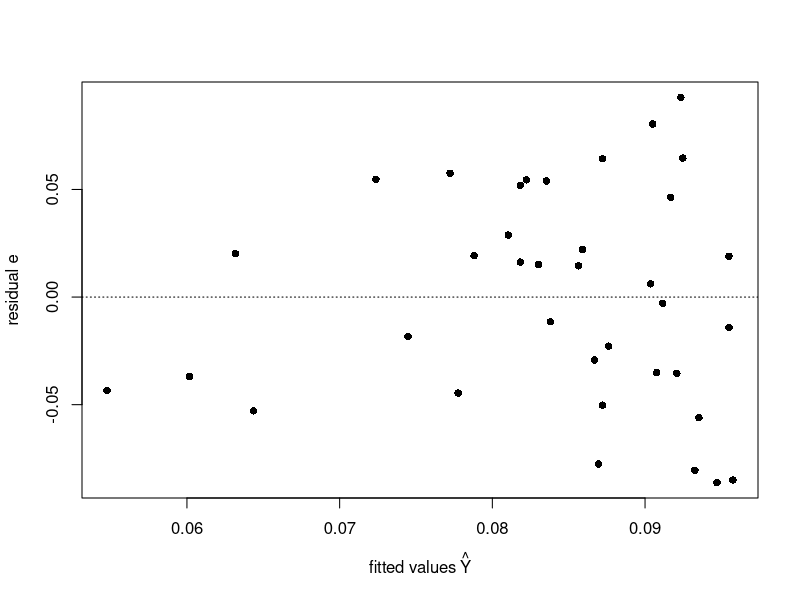
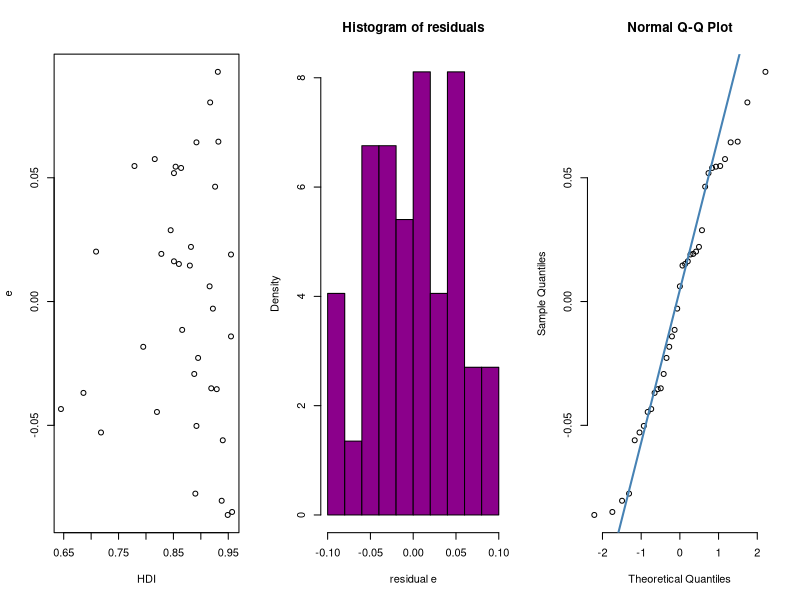
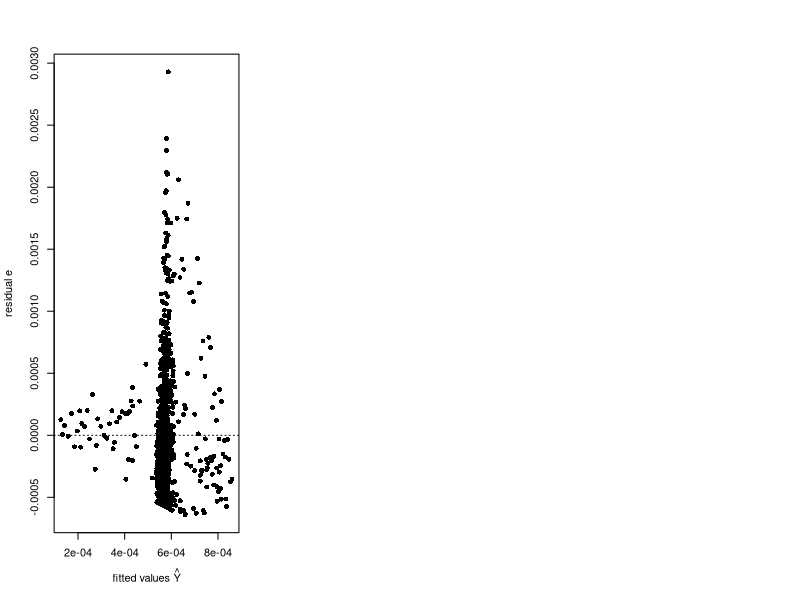
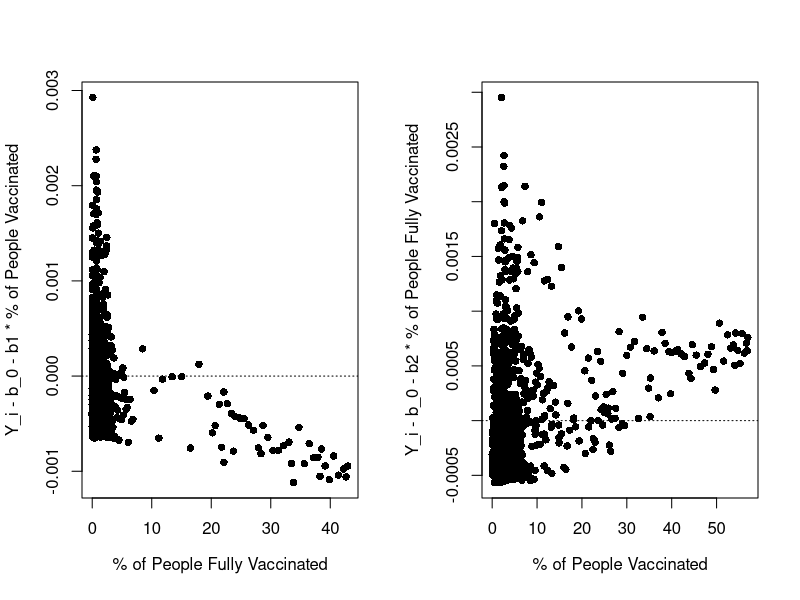
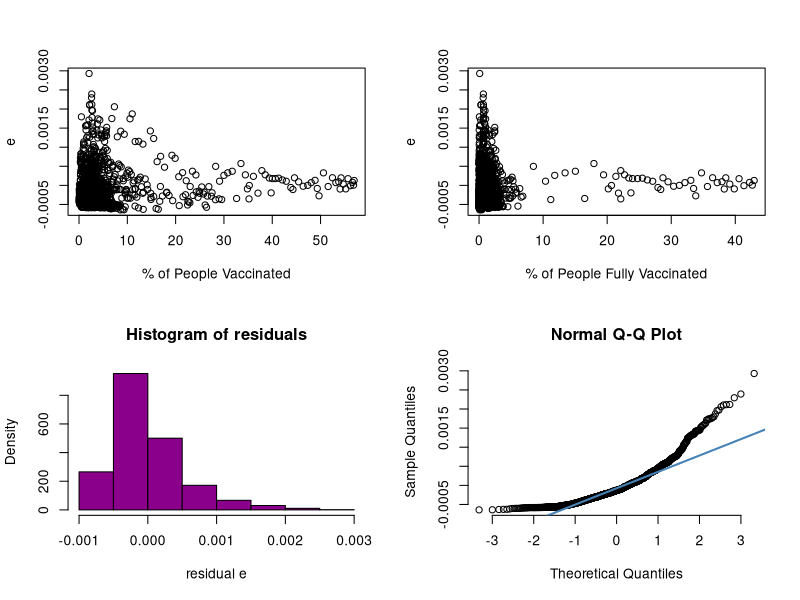
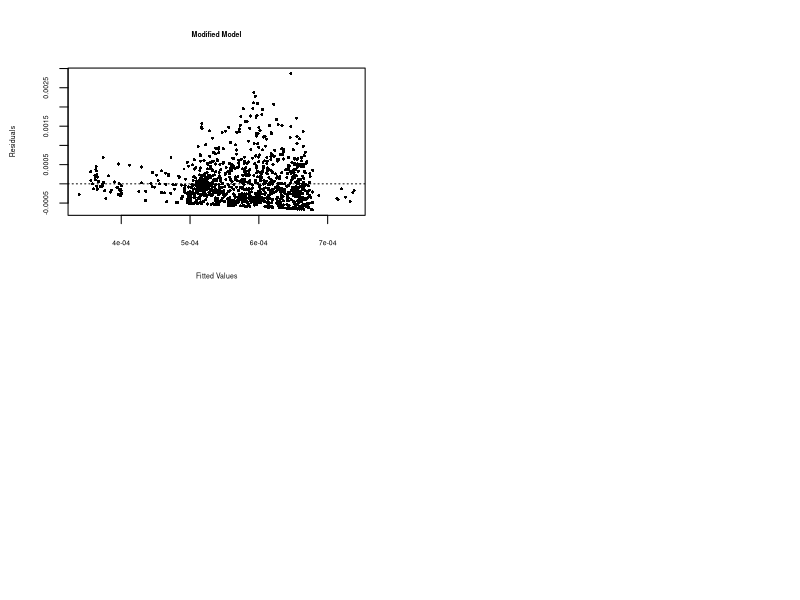
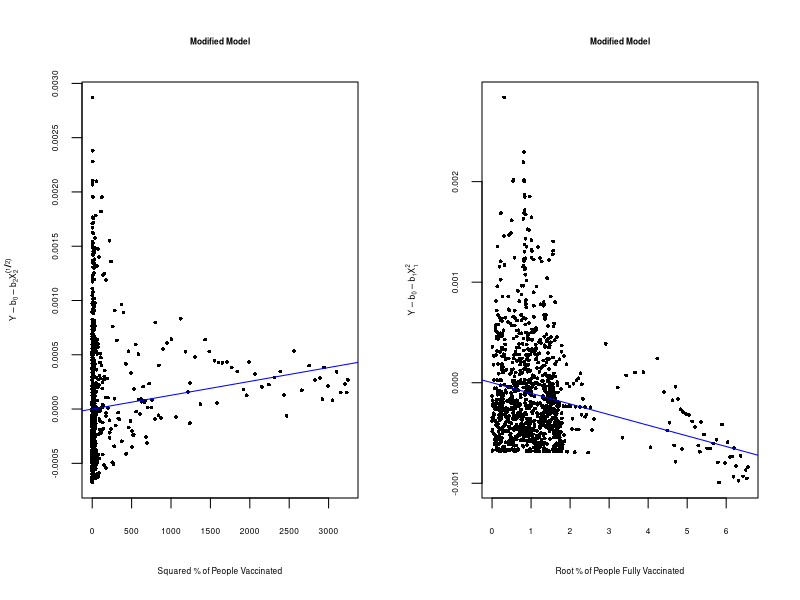
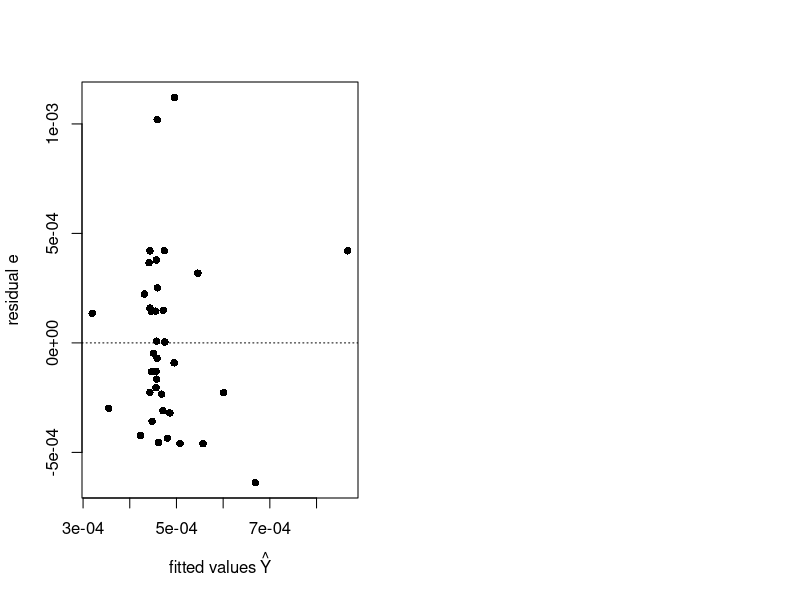

Recreate these plots in R, in order.
## ---- chunk 1
knitr::opts_chunk$set(echo = TRUE)
## ---- chunk 2
covid <- read.csv(file = 'covid.csv')
## ---- chunk 3

covid_new = read.csv(file='covid_new.csv')

agg_pop_death_percentage = aggregate(
    x = covid_new$percentage_total_deaths, 
    by = list(covid_new$location), 
    FUN = mean
  )

agg_hdi = aggregate(
    x = covid_new$human_development_index, 
    by = list(covid_new$location), 
    FUN = mean
  )
## ---- chunk 4

pop_death_per_country <- agg_pop_death_percentage$x
hdi <- agg_hdi$x

linmod <- lm(pop_death_per_country~hdi)
b0 <- linmod$coef[1]
b1 <- linmod$coef[2]

Yhat <- linmod$fitted.values
e <- resid(linmod)
plot(Yhat,e, xlab = expression('fitted values' ~ hat(Y)),ylab="residual e", pch = 16)
abline(h = 0, lty = 3)
## ---- chunk 5
e <- resid(linmod)
par(mfrow=c(1,3))
plot(hdi, e, xlab="HDI")
hist(e, main="Histogram of residuals", xlab="residual e", col="darkmagenta", freq=FALSE)
qqnorm(e, pch = 1, frame = FALSE)
qqline(e, col = "steelblue", lwd = 2)
## ---- chunk 6
linmod2 <- lm(covid_new$perecentage_new_deaths ~ covid_new$percentage_vaccinated + covid_new$percentage_fully_vaccinated)
b0 <- linmod2$coef[1]
b1 <- linmod2$coef[2]
b2 <- linmod2$coef[3]

Yhat <- linmod2$fitted.values
e <- resid(linmod2)
plot(Yhat,e, xlab = expression('fitted values' ~ hat(Y)),ylab="residual e", pch = 16)
abline(h = 0, lty = 3)
## ---- chunk 7
Y1 <- covid_new$perecentage_new_deaths - b0 - b1*covid_new$percentage_vaccinated
e <- resid(linmod2)
par(mfrow=c(1,2))
plot(covid_new$percentage_fully_vaccinated,Y1, xlab = expression('% of People Fully Vaccinated'),ylab='Y_i - b_0 - b1 * % of People Vaccinated', pch = 16)
abline(h = 0, lty = 3)
Y2 <- covid_new$perecentage_new_deaths - b0 - b2*covid_new$percentage_fully_vaccinated
plot(covid_new$percentage_vaccinated, Y2, xlab = expression('% of People Vaccinated'),ylab='Y_i - b_0 - b2 * % of People Fully Vaccinated', pch = 16)
abline(h = 0, lty = 3)
## ---- chunk 8
e <- resid(linmod2)
par(mfrow=c(2,2))
plot(covid_new$percentage_vaccinated, e, xlab="% of People Vaccinated")
plot(covid_new$percentage_fully_vaccinated, e, xlab="% of People Fully Vaccinated")
hist(e, main="Histogram of residuals", xlab="residual e", col="darkmagenta", freq=FALSE)
qqnorm(e, pch = 1, frame = FALSE)
qqline(e, col = "steelblue", lwd = 2)
## ---- chunk 9
linmod2.modify <- lm(covid_new$perecentage_new_deaths ~ I(covid_new$percentage_vaccinated ^ 2) + I(covid_new$percentage_fully_vaccinated ^ 0.5))
e.square <- linmod2.modify$residuals
Y.hat.square <- linmod2.modify$fitted.values
plot(Y.hat.square, e.square, pch = 16, xlab = "Fitted Values", ylab = "Residuals",
main = "Modified Model", cex=0.5, cex.lab=0.5, cex.axis=0.5, cex.main=0.5)
abline(h = 0, lty = 3)
## ---- chunk 10
b0.modify <- linmod2.modify$coef[1]
b1.modify <- linmod2.modify$coef[2]
b2.modify <- linmod2.modify$coef[3]
Y <- covid_new$perecentage_new_deaths
par(mfrow = c(1, 2))
plot(covid_new$percentage_vaccinated^2, Y - b0.modify - b2.modify*(covid_new$percentage_fully_vaccinated^(1/2)), pch = 16, xlab = "Squared % of People Vaccinated",
ylab = expression(Y-b[0]-b[2]*X[2]^(1/2)), main = "Modified Model",
cex=0.5, cex.lab=0.5, cex.axis=0.5, cex.main=0.5)
abline(a = 0, b = b1.modify, col = "blue")
plot(covid_new$percentage_fully_vaccinated^(1/2), Y - b0.modify - b1.modify*covid_new$percentage_vaccinated^2, pch = 16, xlab = "Root % of People Fully Vaccinated",
ylab = expression(Y-b[0]-b[1]*X[1]^2), main = "Modified Model",
cex=0.5, cex.lab=0.5, cex.axis=0.5, cex.main=0.5)
abline(a = 0, b = b2.modify, col = "blue")
## ---- chunk 11
agg_new_deaths <- aggregate(covid_new$perecentage_new_deaths, by=list(covid_new$location), mean)$x
agg_fully_vaccinated_population <- aggregate(covid_new$percentage_fully_vaccinated, by=list(covid_new$location), mean)$x
agg_vaccinated_populations <- aggregate(covid_new$percentage_vaccinated, by=list(covid_new$location), mean)$x

linmod.2 <- lm(agg_new_deaths ~ agg_vaccinated_populations + agg_fully_vaccinated_population)
b0 <- linmod.2$coef[1]
b1 <- linmod.2$coef[2]
b2 <- linmod.2$coef[3]

Yhat <- linmod.2$fitted.values
e <- resid(linmod.2)
plot(Yhat,e, xlab = expression('fitted values' ~ hat(Y)),ylab="residual e", pch = 16)
abline(h = 0, lty = 3)
## ---- chunk 12
Y1 <- agg_new_deaths - b0 - b1*agg_vaccinated_populations
par(mfrow=c(1,2))
e <- resid(linmod.2)
plot(agg_new_deaths,Y1, xlab = expression('Aggrigated % of People Fully Vaccinated Population'),ylab='Y_i - b_0 - b1 * Aggrigated % of People Vaccinated Populations', pch = 16)
abline(h = 0, lty = 3)
Y2 <- agg_new_deaths - b0 - b2*agg_fully_vaccinated_population
plot(agg_new_deaths, Y2, xlab = expression('Aggrigated % of People Vaccinated Populations'),ylab='Y_i - b_0 - b2 * Aggrigated % of People Fully Vaccinated Population', pch = 16)
abline(h = 0, lty = 3)
## ---- chunk 13
e <- resid(linmod.2)
par(mfrow=c(2,2))
plot(agg_fully_vaccinated_population, e, xlab="Aggrigated % of People Fully Vaccinated Population")
plot(agg_vaccinated_populations, e, xlab="Aggrigated % of People Vaccinated Population")
hist(e, main="Histogram of residuals", xlab="residual e", col="darkmagenta", freq=FALSE)
qqnorm(e, pch = 1, frame = FALSE)
qqline(e, col = "steelblue", lwd = 2)
